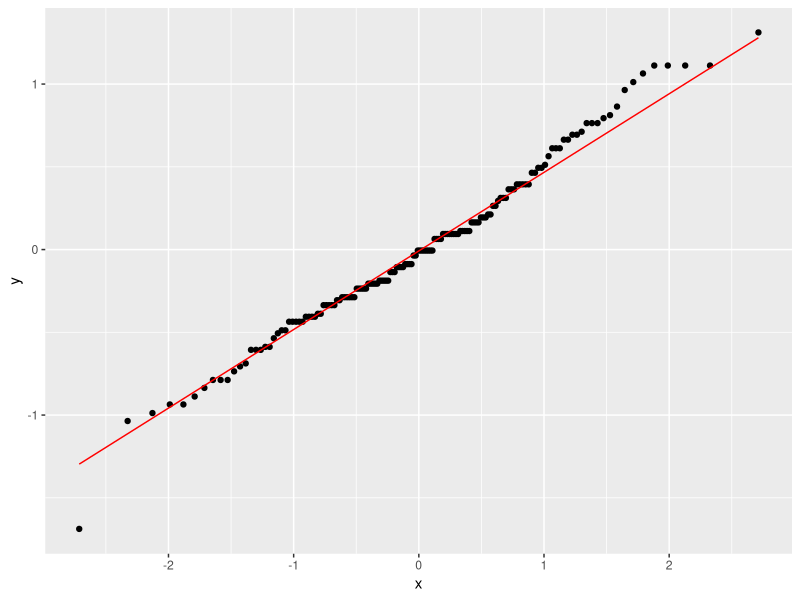
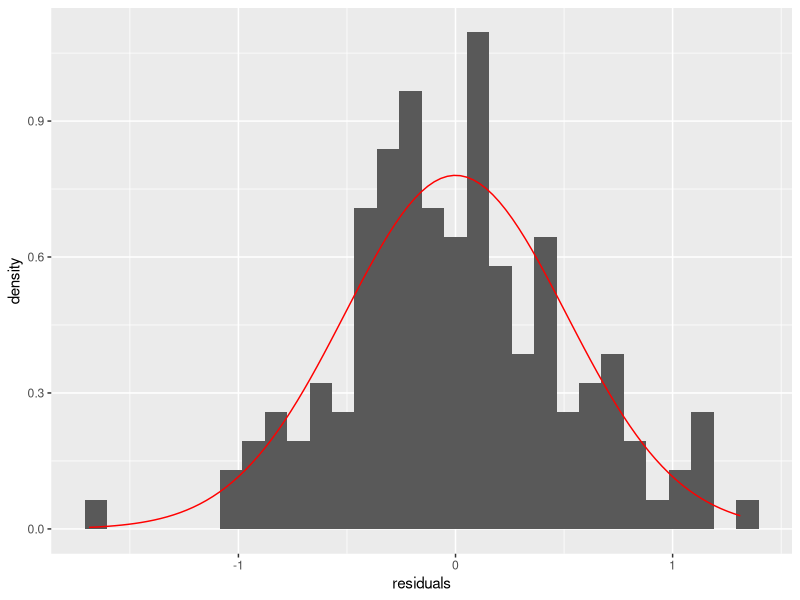
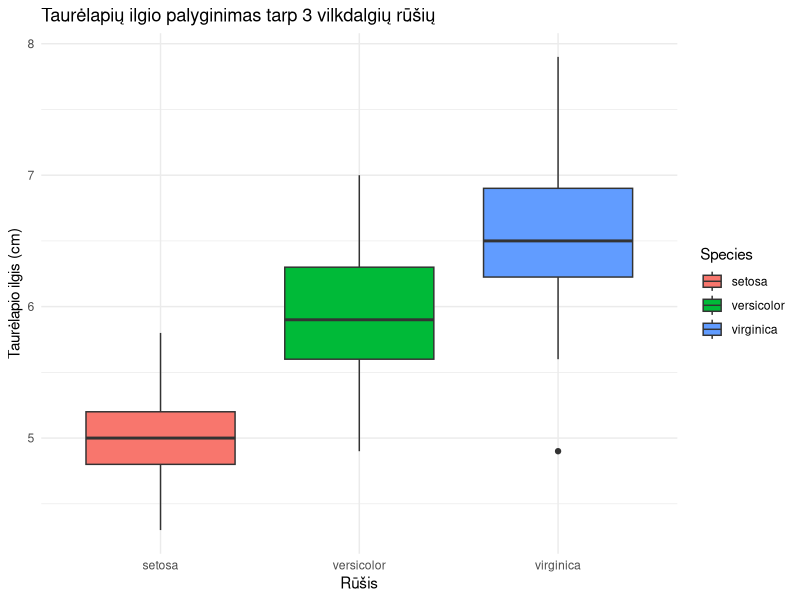

Here is the R script that generated these plots, in order:
## ---- chunk 1
library(broom)
library(car)
library(dplyr)
library(ggplot2)

my.anova <- aov(data = iris, Sepal.Length ~ Species)
summary(my.anova)
## ---- chunk 2
TukeyHSD(my.anova)
## ---- chunk 3
leveneTest(my.anova)
## ---- chunk 4
my.anova.residuals <- data.frame(residuals = residuals(object = my.anova))
## ---- chunk 5
ggplot(my.anova.residuals, aes(sample = residuals)) + 
  stat_qq() + 
  stat_qq_line(color = "red")
## ---- chunk 6
ggplot(my.anova.residuals, aes(x = residuals)) + 
  geom_histogram(aes(y = ..density..)) + 
  stat_function(
    fun = dnorm, color = "red",
    args = with(my.anova.residuals, c(mean = mean(residuals), sd = sd(residuals)))
  )
## ---- chunk 7
shapiro.test(my.anova.residuals$residuals)
## ---- chunk 8
ggplot(iris, aes(x = Species, y = Sepal.Length, fill = Species)) +
  geom_boxplot() +
  labs(
    title = "Taurėlapių ilgio palyginimas tarp 3 vilkdalgių rūšių",
    x = "Rūšis",
    y = "Taurėlapio ilgis (cm)"
  ) +
  theme_minimal()
